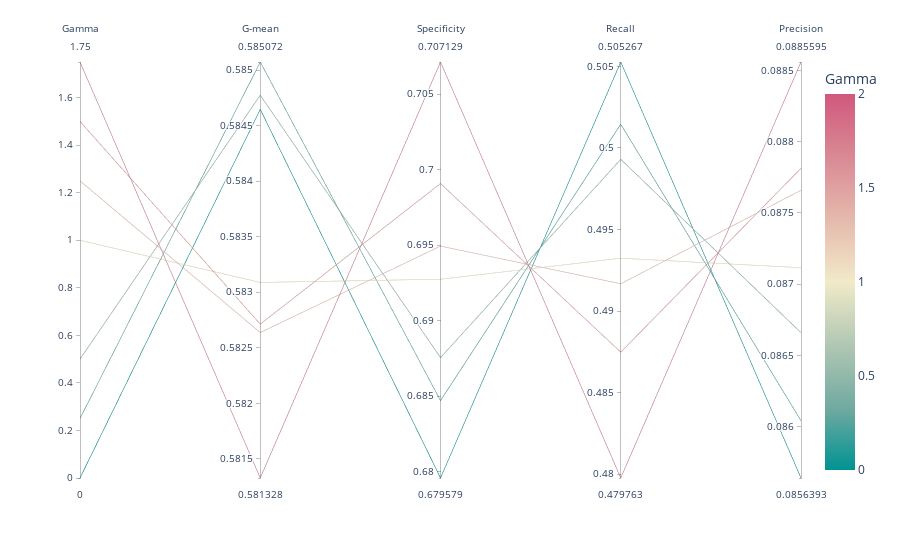

The notebook cell saved with this chart:
### Code cell
okFull = {'Gamma':[0 ,0.25, 0.5, 1, 1.25, 1.5, 1.75],
            'G-mean':[0.584646,0.585072,  0.584773, 0.583088, 0.582637, 0.582713, 0.581328],
            'Specificity': [0.679579,0.684704, 0.68755, 0.692743, 0.694936, 0.699078, 0.707129 ], 
            'Recall': [0.505267, 0.501453, 0.4993,0.493237,0.491672, 0.487478, 0.479763 ],
            'Precision':[0.0856393, 0.0860414, 0.0866593,0.0871157,0.087659, 0.0878132, 0.0885595 ]}



fig = px.parallel_coordinates(texasFull, color="Gamma", labels={"Gamma": "Gamma",
                "G-mean": "G-mean",
                "Specificity": "Specificity", "Recall": "Recall","Precision": "Precision" },
                            color_continuous_scale=px.colors.diverging.Tealrose,
                              
                             color_continuous_midpoint=1)
#fig.savefig('txFullGammaCompare.png', dpi=400, bbox_inches="tight")
fig.show()

### Figure 1 — Plotly figure (JSON) as saved in the notebook; plotly's stock layout.template omitted (floating-point values rounded to 4 significant figures)
{"data": [{"dimensions": [{"label": "Gamma", "values": [0, 0.25, 0.5, 1, 1.25, 1.5, 1.75]}, {"label": "G-mean", "values": [0.5846, 0.5851, 0.5848, 0.5831, 0.5826, 0.5827, 0.5813]}, {"label": "Specificity", "values": [0.6796, 0.6847, 0.6875, 0.6927, 0.6949, 0.6991, 0.7071]}, {"label": "Recall", "values": [0.5053, 0.5015, 0.4993, 0.4932, 0.4917, 0.4875, 0.4798]}, {"label": "Precision", "values": [0.08564, 0.08604, 0.08666, 0.08712, 0.08766, 0.08781, 0.08856]}], "domain": {"x": [0, 1], "y": [0, 1]}, "line": {"color": [0, 0.25, 0.5, 1, 1.25, 1.5, 1.75], "coloraxis": "coloraxis"}, "name": "", "type": "parcoords"}], "layout": {"coloraxis": {"cmid": 1, "colorbar": {"title": {"text": "Gamma"}}, "colorscale": [[0, "rgb(0, 147, 146)"], [0.1667, "rgb(114, 170, 161)"], [0.3333, "rgb(177, 199, 179)"], [0.5, "rgb(241, 234, 200)"], [0.6667, "rgb(229, 185, 173)"], [0.8333, "rgb(217, 137, 148)"], [1, "rgb(208, 88, 126)"]]}, "legend": {"tracegroupgap": 0}, "margin": {"t": 60}}}
